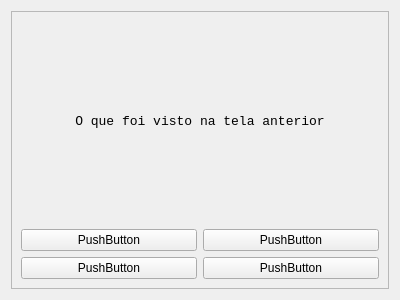
<?xml version="1.0" encoding="UTF-8"?>
<ui version="4.0">
 <class>Quest1</class>
 <widget class="QWidget" name="Quest1">
  <property name="geometry">
   <rect>
    <x>0</x>
    <y>0</y>
    <width>400</width>
    <height>300</height>
   </rect>
  </property>
  <property name="windowTitle">
   <string>Form</string>
  </property>
  <layout class="QGridLayout" name="gridLayout">
   <item row="0" column="1">
    <widget class="QScrollArea" name="scrollArea">
     <property name="widgetResizable">
      <bool>true</bool>
     </property>
     <widget class="QWidget" name="scrollAreaWidgetContents_2">
      <property name="geometry">
       <rect>
        <x>0</x>
        <y>0</y>
        <width>380</width>
        <height>280</height>
       </rect>
      </property>
      <layout class="QGridLayout" name="gridLayout_2">
       <item row="5" column="1">
        <widget class="QPushButton" name="pushButton_4">
         <property name="text">
          <string>PushButton</string>
         </property>
        </widget>
       </item>
       <item row="0" column="0" colspan="2">
        <widget class="QLabel" name="label">
         <property name="font">
          <font>
           <family>Consolas</family>
           <pointsize>10</pointsize>
          </font>
         </property>
         <property name="text">
          <string>&lt;html&gt;&lt;head/&gt;&lt;body&gt;&lt;p align=&quot;center&quot;&gt;O que foi visto na tela anterior&lt;/p&gt;&lt;/body&gt;&lt;/html&gt;</string>
         </property>
         <property name="textFormat">
          <enum>Qt::RichText</enum>
         </property>
         <property name="wordWrap">
          <bool>true</bool>
         </property>
        </widget>
       </item>
       <item row="5" column="0">
        <widget class="QPushButton" name="pushButton_3">
         <property name="text">
          <string>PushButton</string>
         </property>
        </widget>
       </item>
       <item row="1" column="0">
        <widget class="QPushButton" name="pushButton">
         <property name="text">
          <string>PushButton</string>
         </property>
        </widget>
       </item>
       <item row="1" column="1">
        <widget class="QPushButton" name="pushButton_2">
         <property name="text">
          <string>PushButton</string>
         </property>
        </widget>
       </item>
      </layout>
     </widget>
    </widget>
   </item>
  </layout>
 </widget>
 <resources/>
 <connections/>
</ui>
